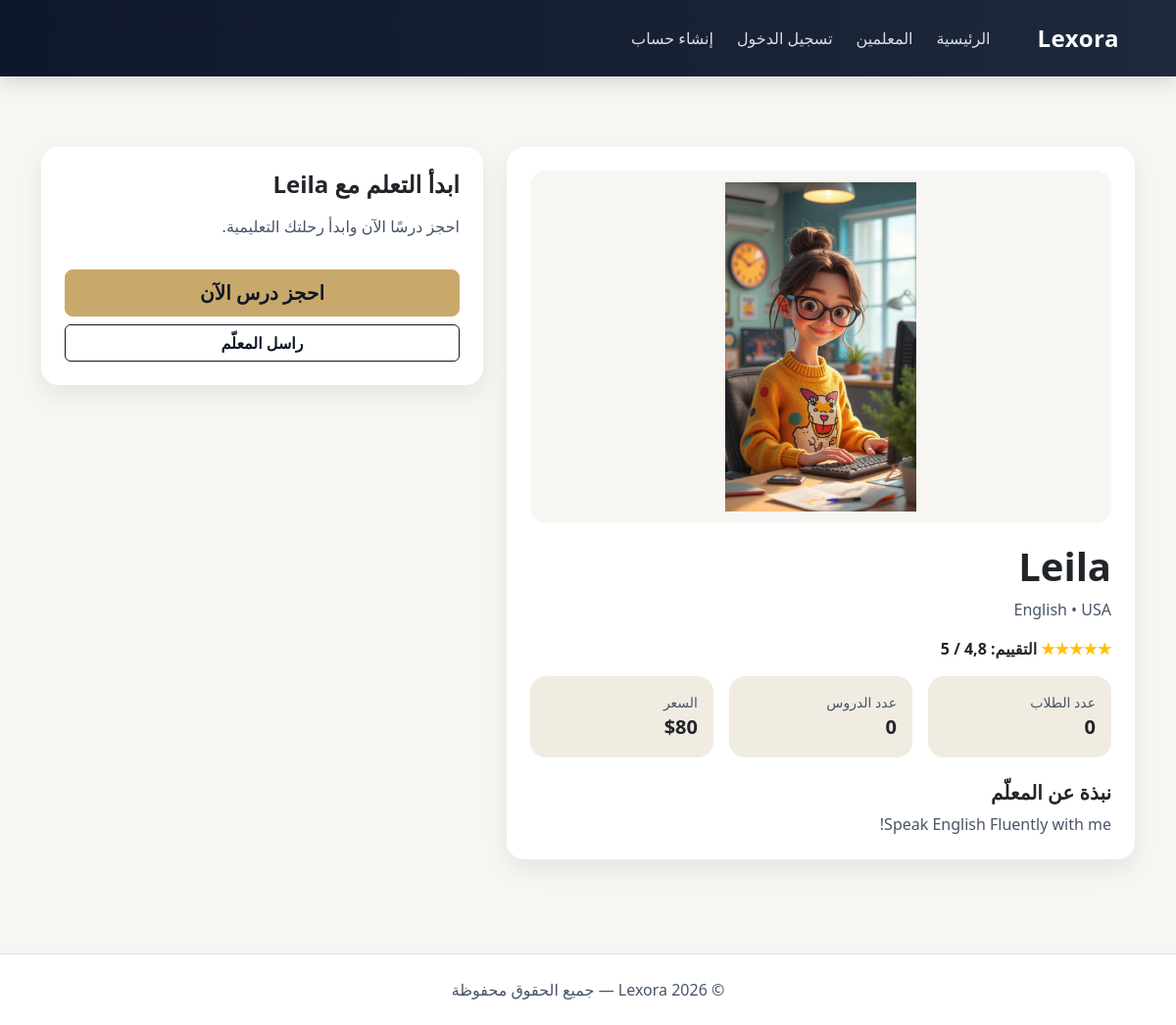
The app's page /tutors/3/ with its own data.
### main/models.py (models this page shows, shortened)
class Tutor(models.Model):
    user = models.OneToOneField(User, on_delete=models.CASCADE, null=True, blank=True)
    photo = models.ImageField(upload_to="tutors/photos/", blank=True, null=True)
    name = models.CharField(max_length=120)
    language = models.CharField(max_length=50)
    country = models.CharField(max_length=60)
    price = models.PositiveIntegerField(help_text="Price per hour in AED")
    rating = models.DecimalField(max_digits=2, decimal_places=1, default=4.8)
    bio = models.TextField(blank=True)
    lessons = models.PositiveIntegerField(default=0)
    students = models.PositiveIntegerField(default=0)
    is_active = models.BooleanField(default=True)
    created_at = models.DateTimeField(auto_now_add=True)
    updated_at = models.DateTimeField(auto_now=True)

### main/views.py (the view)
# urls.py: path('tutors/<int:tutor_id>/', views.tutor_profile, name='tutor_profile'),
def tutor_profile(request, tutor_id):
    tutor = get_object_or_404(Tutor, id=tutor_id, is_active=True)
    return render(request, "main/tutor_profile.html", {"tutor": tutor})

### main/templates/main/tutor_profile.html (shortened to what this page needs)
{% extends "main/base.html" %}
{% block content %}
<section class="py-5">
  <div class="container">
    <div class="row g-4 align-items-start">
      <div class="col-lg-7">
        <div class="card p-4">
          {% if tutor.photo %}
            <img src="{{ tutor.photo.url }}" alt="{{ tutor.name }}"
                 style="width: 100%; max-height: 360px; object-fit: contain; background: #f8f6f2; border-radius: 16px; margin-bottom: 20px; padding: 12px;">
          {% else %}
            <div style="width: 100%; height: 280px; background: #eee; border-radius: 16px; display:flex; align-items:center; justify-content:center; margin-bottom: 20px;">
              لا توجد صورة
            </div>
          {% endif %}
          <h1 class="fw-bold mb-2">{{ tutor.name }}</h1>
          <p class="text-secondary mb-3">{{ tutor.language }} • {{ tutor.country }}</p>
          <p class="mb-3 fw-semibold text-warning">
            ★★★★★ <span class="text-dark">التقييم: {{ tutor.rating }} / 5</span>
          </p>
          <div class="row g-3 mb-4">
            <div class="col-md-4">
              <div class="p-3 rounded-4" style="background:#F1ECE2;">
                <div class="text-secondary small">عدد الطلاب</div>
                <div class="fw-bold fs-5">{{ tutor.students }}</div>
              </div>
            </div>
            <div class="col-md-4">
              <div class="p-3 rounded-4" style="background:#F1ECE2;">
                <div class="text-secondary small">عدد الدروس</div>
                <div class="fw-bold fs-5">{{ tutor.lessons }}</div>
              </div>
            </div>
            <div class="col-md-4">
              <div class="p-3 rounded-4" style="background:#F1ECE2;">
                <div class="text-secondary small">السعر</div>
                <div class="fw-bold fs-5">${{ tutor.price }}</div>
              </div>
            </div>
          </div>
          <h5 class="fw-bold mb-2">نبذة عن المعلّم</h5>
          <p class="text-secondary mb-0">{{ tutor.bio }}</p>
        </div>
      </div>
      <div class="col-lg-5">
        <div class="card p-4 sticky-top" style="top: 24px;">
          <h4 class="fw-bold mb-3">ابدأ التعلم مع {{ tutor.name }}</h4>
          <p class="text-secondary">احجز درسًا الآن وابدأ رحلتك التعليمية.</p>
          <div class="d-grid gap-2 mt-3">
            {% if user.is_authenticated %}
              {% if user.profile.role != "TUTOR" %}
                <a href="{% url 'book_lesson' tutor.id %}" class="btn btn-primary btn-lg">
                  احجز درس الآن
                </a>
              {% endif %}
            {% else %}
              <a href="{% url 'book_lesson' tutor.id %}" class="btn btn-primary btn-lg">
                احجز درس الآن
              </a>
            {% endif %}
            <button class="btn btn-outline-dark">راسل المعلّم</button>
          </div>
        </div>
      </div>
    </div>
  </div>
</section>
{% endblock %}

### main/templates/main/base.html (style rules this page uses)
body { background-color: #F8F6F2; color: #0F172A; font-family: "Segoe UI", Tahoma, sans-serif; }
.btn-primary { background-color: #C8A96B !important; border-color: #C8A96B !important; color: #0F172A !important; font-weight: 600; }
.btn-outline-dark { border-color: #0F172A !important; color: #0F172A !important; font-weight: 600; }
.card { border: none !important; border-radius: 18px !important; box-shadow: 0 10px 24px rgba(15, 23, 42, 0.08) !important; overflow: hidden; }
.text-secondary { color: #475569 !important; }

### records on screen
Tutor: photo (picture), name "Leila", language "English", country "USA", rating "4,8", students "0", lessons "0", price "80", bio "Speak English Fluently with me!"
